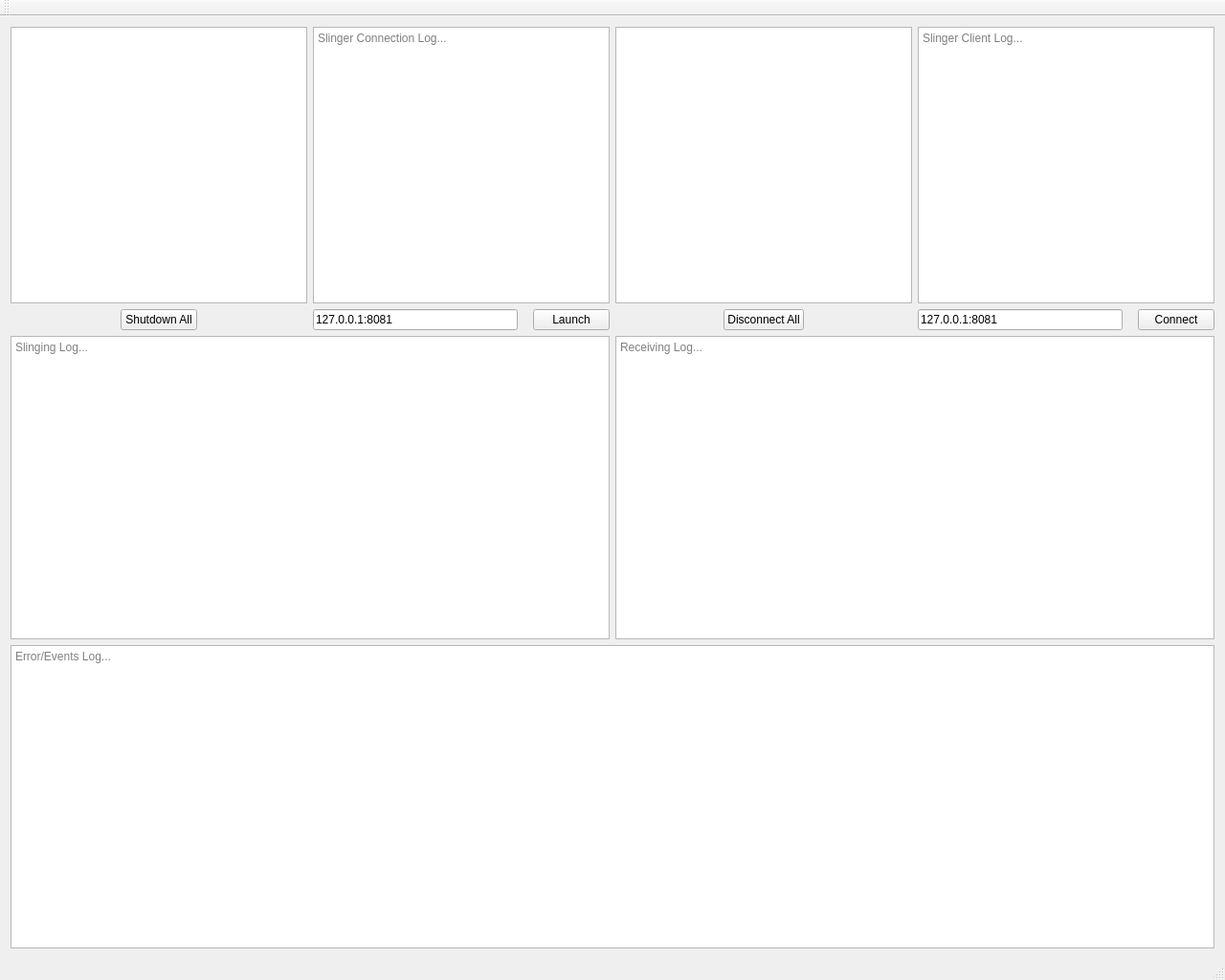
<?xml version="1.0" encoding="UTF-8"?>
<ui version="4.0">
 <class>MainWindow</class>
 <widget class="QMainWindow" name="MainWindow">
  <property name="geometry">
   <rect>
    <x>0</x>
    <y>0</y>
    <width>1280</width>
    <height>1024</height>
   </rect>
  </property>
  <property name="sizePolicy">
   <sizepolicy hsizetype="Expanding" vsizetype="Expanding">
    <horstretch>0</horstretch>
    <verstretch>0</verstretch>
   </sizepolicy>
  </property>
  <property name="contextMenuPolicy">
   <enum>Qt::NoContextMenu</enum>
  </property>
  <property name="windowTitle">
   <string>DataSlinger</string>
  </property>
  <property name="unifiedTitleAndToolBarOnMac">
   <bool>true</bool>
  </property>
  <widget class="QWidget" name="centralWidget">
   <layout class="QVBoxLayout" name="verticalLayout_3">
    <item>
     <layout class="QHBoxLayout" name="horizontalLayout_4">
      <item>
       <layout class="QVBoxLayout" name="verticalLayout_4">
        <item>
         <widget class="QListWidget" name="slingerList"/>
        </item>
        <item>
         <layout class="QHBoxLayout" name="horizontalLayout_5">
          <item>
           <spacer name="horizontalSpacer_5">
            <property name="orientation">
             <enum>Qt::Horizontal</enum>
            </property>
            <property name="sizeHint" stdset="0">
             <size>
              <width>40</width>
              <height>20</height>
             </size>
            </property>
           </spacer>
          </item>
          <item>
           <widget class="QPushButton" name="clearSlingersButton">
            <property name="text">
             <string>Shutdown All</string>
            </property>
           </widget>
          </item>
          <item>
           <spacer name="horizontalSpacer_3">
            <property name="orientation">
             <enum>Qt::Horizontal</enum>
            </property>
            <property name="sizeHint" stdset="0">
             <size>
              <width>40</width>
              <height>20</height>
             </size>
            </property>
           </spacer>
          </item>
         </layout>
        </item>
       </layout>
      </item>
      <item>
       <layout class="QVBoxLayout" name="verticalLayout">
        <item>
         <widget class="QPlainTextEdit" name="slingerConnectionLog">
          <property name="readOnly">
           <bool>true</bool>
          </property>
          <property name="placeholderText">
           <string>Slinger Connection Log...</string>
          </property>
         </widget>
        </item>
        <item>
         <layout class="QHBoxLayout" name="horizontalLayout_2">
          <item>
           <widget class="QLineEdit" name="slingerAddressEdit">
            <property name="text">
             <string>127.0.0.1:8081</string>
            </property>
            <property name="maxLength">
             <number>255</number>
            </property>
           </widget>
          </item>
          <item>
           <spacer name="horizontalSpacer">
            <property name="orientation">
             <enum>Qt::Horizontal</enum>
            </property>
            <property name="sizeType">
             <enum>QSizePolicy::Fixed</enum>
            </property>
            <property name="sizeHint" stdset="0">
             <size>
              <width>10</width>
              <height>20</height>
             </size>
            </property>
           </spacer>
          </item>
          <item>
           <widget class="QPushButton" name="slingerLaunchButton">
            <property name="text">
             <string>Launch</string>
            </property>
           </widget>
          </item>
         </layout>
        </item>
       </layout>
      </item>
      <item>
       <layout class="QVBoxLayout" name="verticalLayout_5">
        <item>
         <widget class="QListWidget" name="clientList"/>
        </item>
        <item>
         <layout class="QHBoxLayout" name="horizontalLayout_6">
          <item>
           <spacer name="horizontalSpacer_6">
            <property name="orientation">
             <enum>Qt::Horizontal</enum>
            </property>
            <property name="sizeHint" stdset="0">
             <size>
              <width>40</width>
              <height>20</height>
             </size>
            </property>
           </spacer>
          </item>
          <item>
           <widget class="QPushButton" name="clearReceiversButton">
            <property name="text">
             <string>Disconnect All</string>
            </property>
           </widget>
          </item>
          <item>
           <spacer name="horizontalSpacer_4">
            <property name="orientation">
             <enum>Qt::Horizontal</enum>
            </property>
            <property name="sizeHint" stdset="0">
             <size>
              <width>40</width>
              <height>20</height>
             </size>
            </property>
           </spacer>
          </item>
         </layout>
        </item>
       </layout>
      </item>
      <item>
       <layout class="QVBoxLayout" name="verticalLayout_2">
        <item>
         <widget class="QPlainTextEdit" name="clientLog">
          <property name="readOnly">
           <bool>true</bool>
          </property>
          <property name="placeholderText">
           <string>Slinger Client Log...</string>
          </property>
         </widget>
        </item>
        <item>
         <layout class="QHBoxLayout" name="horizontalLayout_3">
          <item>
           <widget class="QLineEdit" name="clientConnectionEdit">
            <property name="text">
             <string>127.0.0.1:8081</string>
            </property>
            <property name="maxLength">
             <number>255</number>
            </property>
           </widget>
          </item>
          <item>
           <spacer name="horizontalSpacer_2">
            <property name="orientation">
             <enum>Qt::Horizontal</enum>
            </property>
            <property name="sizeType">
             <enum>QSizePolicy::Fixed</enum>
            </property>
            <property name="sizeHint" stdset="0">
             <size>
              <width>10</width>
              <height>20</height>
             </size>
            </property>
           </spacer>
          </item>
          <item>
           <widget class="QPushButton" name="clientConnectButton">
            <property name="text">
             <string>Connect</string>
            </property>
           </widget>
          </item>
         </layout>
        </item>
       </layout>
      </item>
     </layout>
    </item>
    <item>
     <layout class="QHBoxLayout" name="horizontalLayout">
      <item>
       <widget class="QPlainTextEdit" name="slingingLog">
        <property name="readOnly">
         <bool>true</bool>
        </property>
        <property name="placeholderText">
         <string>Slinging Log...</string>
        </property>
       </widget>
      </item>
      <item>
       <widget class="QPlainTextEdit" name="receivingLog">
        <property name="readOnly">
         <bool>true</bool>
        </property>
        <property name="placeholderText">
         <string>Receiving Log...</string>
        </property>
       </widget>
      </item>
     </layout>
    </item>
    <item>
     <widget class="QPlainTextEdit" name="eventLog">
      <property name="readOnly">
       <bool>true</bool>
      </property>
      <property name="placeholderText">
       <string>Error/Events Log...</string>
      </property>
     </widget>
    </item>
   </layout>
  </widget>
  <widget class="QToolBar" name="mainToolBar">
   <attribute name="toolBarArea">
    <enum>TopToolBarArea</enum>
   </attribute>
   <attribute name="toolBarBreak">
    <bool>false</bool>
   </attribute>
  </widget>
  <widget class="QStatusBar" name="statusBar"/>
 </widget>
 <layoutdefault spacing="6" margin="11"/>
 <resources/>
 <connections/>
</ui>
